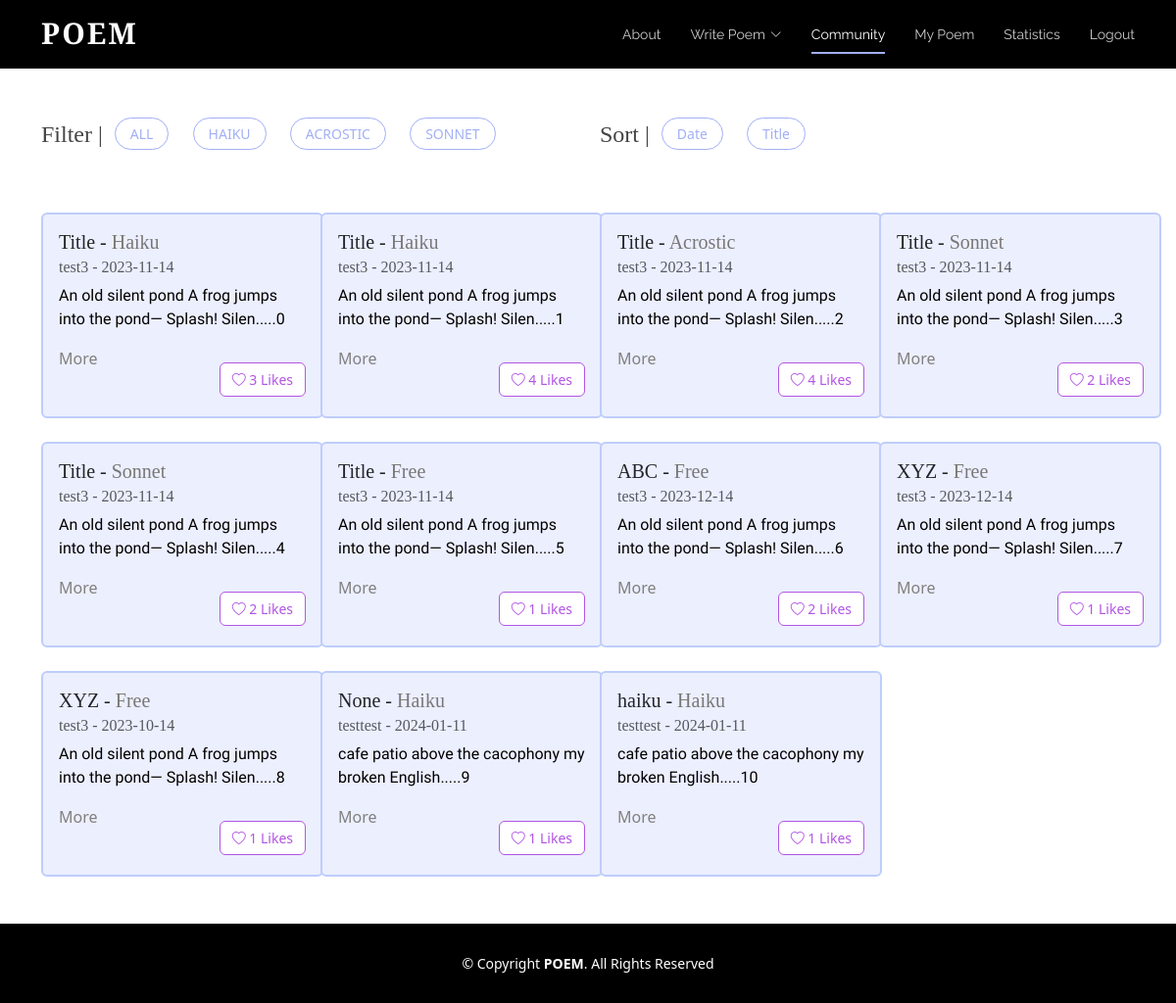
Screenshot of /board (signed in) with the database file from the repository.
### tables this page shows
CREATE TABLE "Poem" (
	"username"	TEXT,
	"content"	TEXT,
	"date"	TEXT,
	"title"	TEXT,
	"type"	TEXT
, "id"	INTEGER, "numLikes"	INTEGER);

### app.py (the view)
@app.route("/board", methods=['GET', 'POST'])
def board():
	isLogin = False
	if request.method == "POST":
		pass
	else:
		isLogin = True
		conn = sqlite3.connect('static/database.db')
		cursor = conn.cursor()
		query = """
			SELECT P.username, P.content, P.date, P.title, P.type,P.id, P.numLikes,
				   COALESCE(L.liked, 0) AS liked
			FROM Poem P
			LEFT JOIN Likes L ON P.id = L.poem_id AND L.username = ?
		"""
		cursor.execute(query, (session.get("username"),))
		rows = cursor.fetchall()
		num_poems = len(rows)
		usernames = []  # ["scott", "alice"]
		contents = []  # ["poem...", "poem2..."]
		dates = []  # ["2023-12-12", "2022-10-10"]
		titles = []
		types = []
		likes = []
		ids = []
		num_likes = []
		for row in rows:
			usernames.append(row[0])
			contents.append(row[1])
			dates.append(row[2])
			titles.append(row[3])
			types.append(row[4].title())
			likes.append(row[7])
			num_likes.append(row[6])
			ids.append(row[5])
		print(likes)
		print(ids)
		print("AAAAA",num_poems)
		if "username" not in session:
			isLogin = False
			return redirect(url_for('login'))
		else:
			isLogin = True
		return render_template('board.html',ids=ids, usernames=usernames, contents=contents,
							   dates=dates, titles=titles, types=types, liked_status=likes,
							   num_poems=num_poems, num_likes = num_likes,isLogin=isLogin)

### templates/board.html (shortened to what this page needs)
<!DOCTYPE html>
<html lang="en">
  <head>
    <link href="../static/vendor/aos/aos.css" rel="stylesheet">
    <link href="../static/vendor/bootstrap/css/bootstrap.min.css" rel="stylesheet">
    <link href="../static/vendor/bootstrap-icons/bootstrap-icons.css" rel="stylesheet">
    <link href="../static/vendor/boxicons/css/boxicons.min.css" rel="stylesheet">
    <link href="../static/vendor/glightbox/css/glightbox.min.css" rel="stylesheet">
    <link href="../static/vendor/swiper/swiper-bundle.min.css" rel="stylesheet">
    <link href="../static/css/style.css" rel="stylesheet">
  </head>
  <body>
      <header id="header" class="fixed-top d-flex align-items-center">
        <div class="container d-flex justify-content-between">
          <div class="logo">
            <h1><a href="{{url_for('index')}}">Poem</a></h1>
          </div>
          <nav id="navbar" class="navbar">
        <ul>
          <li><a class="nav-link scrollto" href="{{url_for('index')}}#about">About</a></li>
          <li class="dropdown"><a href="{{url_for('bwrite')}}"><span>Write Poem</span> <i class="bi bi-chevron-down"></i></a>
          </li>
          <li><a class="nav-link scrollto active" href="{{url_for('board')}}">Community</a></li>
                      <li><a class="nav-link scrollto" href="{{url_for('mypage')}}">My Poem</a></li>
          <li><a class="nav-link scrollto" href="{{url_for('statistics')}}">Statistics</a></li>
          {% if isLogin %}
            <li><a class="nav-link scrollto" href="{{url_for('logout')}}">Logout</a></li>
          {% else %}
            <li><a class="nav-link scrollto" href="{{url_for('login')}}">Login</a></li>
          {% endif %}
        </ul>
          </nav>
        </div>
      </header>
      <main>
        <div class="container board-top">
          <div class="row mb-4">
            <div class="col-lg-6 d-flex">
                <h4>Filter |</h4>
                <ul class="poem-filters">
                  <li data-filter = "*">ALL</li>
                  <li data-filter = ".filter-Haiku">HAIKU</li>
                  <li data-filter = ".filter-Acrostic">ACROSTIC</li>
                  <li data-filter = ".filter-Sonnet">SONNET</li>
                </ul>
            </div>
            <div class="col-lg-6 d-flex">
                <h4>Sort |</h4>
                <ul class="poem-filters">
                    <li class="sorting" data-sort-by ="date">Date</li>
                    <li class="sorting"  data-sort-by ="title">Title</li>
                </ul>
            </div>
          </div>
          <div class="row poem-container">
            {% for i in range(num_poems) %}
              {% if i < 4 %}
                <div class="col-md-6 col-lg-3 poem-item filter-{{types[i]}} mt-4 mt-md-4" data-title="{{titles[i]}}" data-date="{{dates[i][0:10]}}" data-type="{{types[i]}}">
              {% else %}
                <div class="col-md-6 col-lg-3 poem-item filter-{{types[i]}} mt-4 mt-md-4 mt-lg-4"data-title="{{titles[i]}}"  data-date="{{ dates[i][0:10]}}" data-type="{{types[i]}}">
              {% endif %}
              <div class="card poem-card mx-auto" style="width: 18rem;">
                <div class="card-body">
                  <h5 class="card-title"><span class="title">{{titles[i]}}</span> - <span class="board-poemtype type">{{types[i]}}</span></h5>
                  <h6 class="card-subtitle mb-2 text-muted">{{usernames[i]}} - <span class="date">{{dates[i][0:10]}}</span></h6>
                  <p class="card-text">{{contents[i][0:60]}}.....{{ids[i]}}</p>
                <div class="d-flex justify-content-between">
                  <a class="card-link" data-bs-toggle="modal" data-bs-target="#poemModal" data-title="{{titles[i]}}" data-type="{{types[i]}}" data-username="{{usernames[i]}}" data-date="{{dates[i][0:10]}}" data-content="{{contents[i]}}">
  More
</a>
                    {% if liked_status[i] == 1 %}
                  <div class="text-right">
                    <button class="mt-3 btn btn-outline-danger like-button really-like" data-poem-id="{{ ids[i] }}" data-username="{{ usernames[i] }}" data-liked="{{ liked_status[i] }}">
      <i class="bi bi-heart-fill"></i> <span class="like-count">{{ num_likes[i] }}</span> Likes
                    </button>
                  </div>
                    {%else %}
                                      <div class="text-right">
                    <button class="mt-3 btn btn-outline-danger like-button" data-poem-id="{{ ids[i] }}" data-username="{{ usernames[i] }}" data-liked="{{ liked_status[i] }}">
      <i class="bi bi-heart"></i> <span class="like-count">{{ num_likes[i] }}</span> Likes
                    </button>
                  </div>
                    {% endif %}
                </div>
                </div>
              </div>
            </div>
            {% endfor %}
          </div>
        </div>
      </main>
  <footer id="footer" class="mt-5">
    <div class="container">
      <div class="copyright">
        &copy; Copyright <strong><span>POEM</span></strong>. All Rights Reserved
      </div>
    </div>
  </footer>
  </body>
</html>

### static/css/style.css (style rules this page uses)
body { color: #444444; }
a { color: #1bac91; text-decoration: none; }
h1, h2, h3, h4, h5, h6 { font-family: 'Cormorant Garamond', serif; }
#header { height: 70px; transition: all 0.5s; z-index: 997; background: #000; }
#header .logo h1 { font-size: 30px; margin: 0; padding: 6px 0; line-height: 1; font-weight: 700; letter-spacing: 2px; text-transform: uppercase; }
#header .logo h1 a, #header .logo h1 a:hover { color: #fff; text-decoration: none; }
.navbar { padding: 0; }
.navbar ul { margin: 0; padding: 0; display: flex; list-style: none; align-items: center; }
.navbar li { position: relative; }
.navbar>ul>li+li { margin-left: 30px; }
.navbar a, .navbar a:focus { display: flex; align-items: center; justify-content: space-between; padding: 12px 0; font-size: 14px; font-family: "Raleway", sans-serif; color: rgba(255, 255, 255, 0.8); white-space: nowrap; transition: 0.3s; position: relative; }
.navbar a i, .navbar a:focus i { font-size: 12px; line-height: 0; margin-left: 5px; }
.navbar>ul>li>a:before { content: ""; position: absolute; width: 100%; height: 2px; bottom: 3px; left: 0; background-color: #A2AFF6; visibility: hidden; width: 0px; transition: all 0.3s ease-in-out 0s; }
.navbar a:hover:before, .navbar li:hover>a:before, .navbar .active:before { visibility: visible; width: 100%; }
.navbar a:hover, .navbar .active, .navbar .active:focus, .navbar li:hover>a { color: #fff; }
#footer { background: black; padding: 0 0 30px 0; color: #fff; font-size: 14px; }
#footer .copyright { text-align: center; padding-top: 30px; }
body p { color: black; font-family: 'Nanum Myeongjo', serif; }
body a { color: gray; }
body { margin: 0; }
.board-top { margin-top: 120px; }
.board-poemtype { color:#787878; }
.poem-filters { list-style: none; margin-left: -20px; }
.board-top h4 { margin-top: 3px; }
.poem-filters li { cursor: pointer; font-size: 14px; display: inline-block; background: white; border: 1px solid #A2AFF6; padding: 5px 15px 5px 15px; border-radius: 50px; margin-right: 20px; color: #A2AFF6; font-weight: 500; }
.card-link { cursor:pointer }
.like-button { font-size:14px; }
.btn-outline-danger { background-color:white !important; color:#B255E3 !important; border:1px solid #B255E3 !important; }
.poem-card { height: 210px; background-color:#ECEFFE; border: 2px solid #BECDFB; transition: transform 0.3s ease-in-out; }

### rows the page displays
Poem: title "Title", type "Haiku", username "test3", date "2023-11-14", content "An old silent pond A frog jumps into the pond— Splash! Silen", id "0", numLikes "3"
Poem: title "Title", type "Haiku", username "test3", date "2023-11-14", content "An old silent pond A frog jumps into the pond— Splash! Silen", id "1", numLikes "4"
Poem: title "Title", type "Acrostic", username "test3", date "2023-11-14", content "An old silent pond A frog jumps into the pond— Splash! Silen", id "2", numLikes "4"
Poem: title "Title", type "Sonnet", username "test3", date "2023-11-14", content "An old silent pond A frog jumps into the pond— Splash! Silen", id "3", numLikes "2"
Poem: title "Title", type "Sonnet", username "test3", date "2023-11-14", content "An old silent pond A frog jumps into the pond— Splash! Silen", id "4", numLikes "2"
Poem: title "Title", type "Free", username "test3", date "2023-11-14", content "An old silent pond A frog jumps into the pond— Splash! Silen", id "5", numLikes "1"
Poem: title "ABC", type "Free", username "test3", date "2023-12-14", content "An old silent pond A frog jumps into the pond— Splash! Silen", id "6", numLikes "2"
Poem: title "XYZ", type "Free", username "test3", date "2023-12-14", content "An old silent pond A frog jumps into the pond— Splash! Silen", id "7", numLikes "1"
Poem: title "XYZ", type "Free", username "test3", date "2023-10-14", content "An old silent pond A frog jumps into the pond— Splash! Silen", id "8", numLikes "1"
Poem: username "testtest", date "2024-01-11", content "cafe patio above the cacophony my broken English"
Poem: title "haiku", types "Haiku", username "testtest", date "2024-01-11", content "cafe patio above the cacophony my broken English", id "10", numLikes "1"

### other values shown
{{ titles[i] }} "None"
{{ types[i] }} "Haiku"
{{ ids[i] }} "9"
{{ num_likes[i] }} "1"
